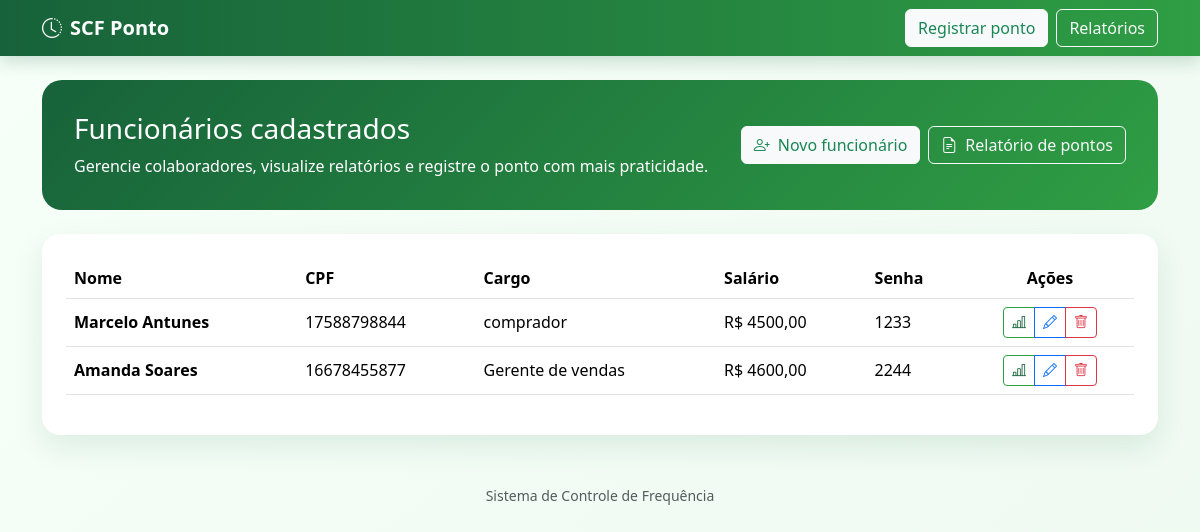
The app's page /, older data.
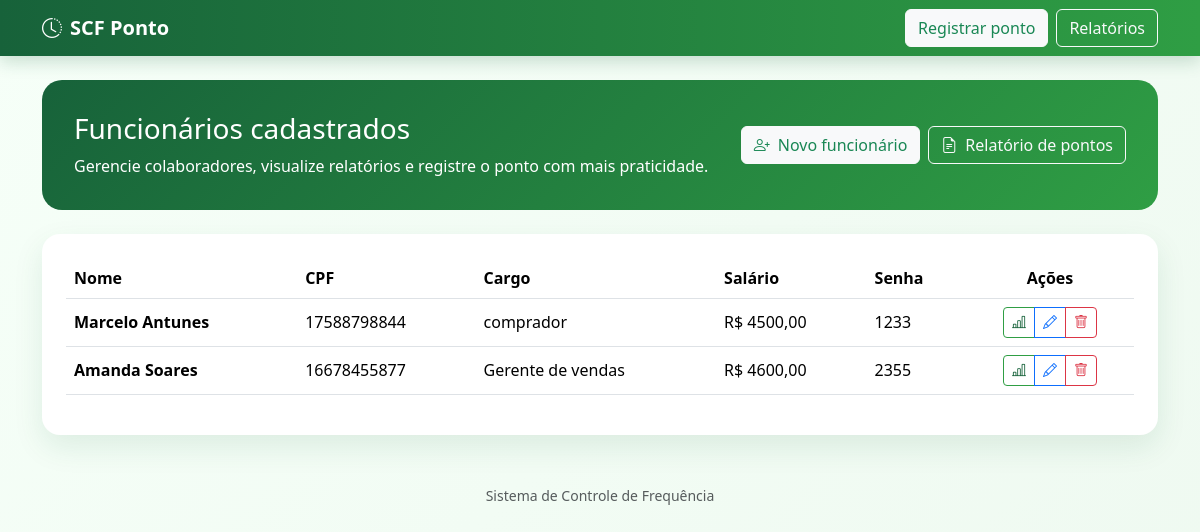
The same page, newer data.
### registers/models.py (models this page shows, shortened)
class Funcionario(models.Model):
    nome_completo = models.CharField(max_length=200)
    cpf = models.CharField(max_length=11, unique=True)
    cargo = models.CharField(max_length=100)
    salario = models.DecimalField(max_digits=10, decimal_places=2)
    senha = models.CharField(
        max_length=4,
        unique=True,
        validators=[senha_validator],
        help_text="Senha numérica de 4 dígitos"
    )

### registers/views.py (the view)
# urls.py: path('', register_views.FuncionarioListView.as_view(), name='listar_funcionarios'),
class FuncionarioListView(ListView):
    model = Funcionario
    template_name = 'listar.html'
    context_object_name = 'funcionarios'

### registers/templates/listar.html (shortened to what this page needs)
{% extends 'base.html' %}
{% block content %}
<div class="hero-card mb-4">
    <div class="d-flex justify-content-between align-items-center flex-wrap gap-3">
        <div>
            <h1 class="h3 mb-2">Funcionários cadastrados</h1>
            <p class="mb-0">Gerencie colaboradores, visualize relatórios e registre o ponto com mais praticidade.</p>
        </div>
        <div class="d-flex gap-2 flex-wrap">
            <a class="btn btn-light text-success" href="{% url 'criar_funcionario' %}"><i class="bi bi-person-plus me-2"></i>Novo funcionário</a>
            <a class="btn btn-outline-light" href="{% url 'relatorio_pontos' %}"><i class="bi bi-file-earmark-text me-2"></i>Relatório de pontos</a>
        </div>
    </div>
</div>
<div class="card p-4">
    <div class="table-responsive">
        <table class="table table-hover align-middle">
            <thead>
                <tr>
                    <th>Nome</th>
                    <th>CPF</th>
                    <th>Cargo</th>
                    <th>Salário</th>
                    <th>Senha</th>
                    <th class="text-center">Ações</th>
                </tr>
            </thead>
            <tbody>
                {% for funcionario in funcionarios %}
                <tr>
                    <td class="fw-semibold">{{ funcionario.nome_completo }}</td>
                    <td>{{ funcionario.cpf }}</td>
                    <td>{{ funcionario.cargo }}</td>
                    <td>R$ {{ funcionario.salario }}</td>
                    <td>{{ funcionario.senha }}</td>
                    <td class="text-center">
                        <div class="btn-group btn-group-sm" role="group">
                            <a class="btn btn-outline-success" href="{% url 'relatorio_funcionario' funcionario.id %}"><i class="bi bi-bar-chart-line"></i></a>
                            <a class="btn btn-outline-primary" href="{% url 'editar_funcionario' funcionario.id %}"><i class="bi bi-pencil"></i></a>
                            <a class="btn btn-outline-danger" href="{% url 'deletar_funcionario' funcionario.id %}"><i class="bi bi-trash"></i></a>
                        </div>
                    </td>
                </tr>
                {% empty %}
                <tr>
                    <td colspan="6" class="text-center text-muted py-4">Nenhum funcionário cadastrado.</td>
                </tr>
                {% endfor %}
            </tbody>
        </table>
    </div>
</div>
{% endblock %}

Row changes from the older to the newer data that the page shows:
changed Funcionario "Amanda Soares": senha "2244" → "2355"
